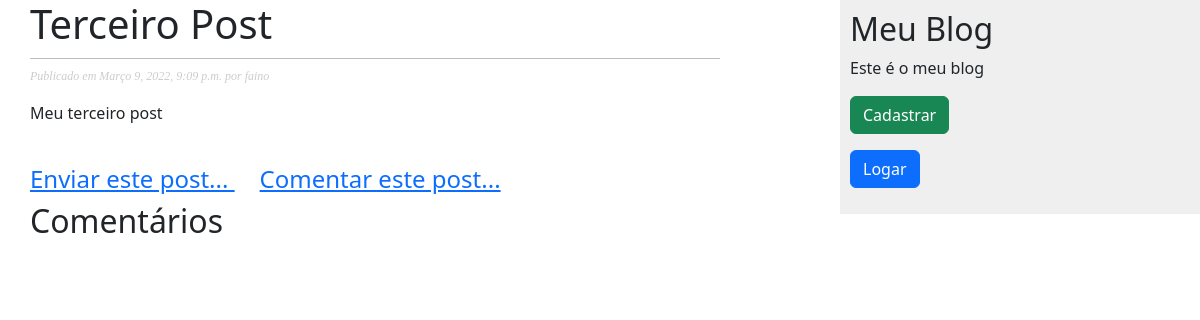
The app's page /2022/3/10/terceiro-post/, older data.
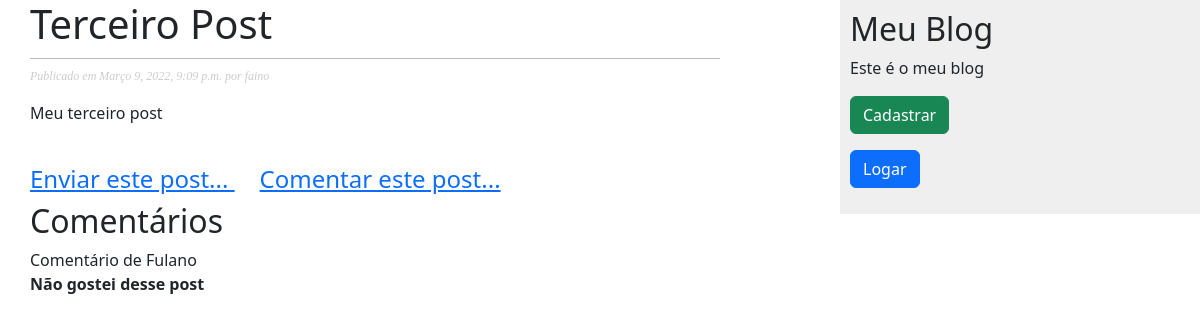
The same page, newer data.
### meublog/models.py (models this page shows, shortened)
class Comentario(models.Model):
    nome = models.CharField(max_length=50)
    email = models.EmailField()
    corpo = models.TextField()
    criado = models.DateTimeField(auto_now_add=True)
    atualizado = models.DateTimeField(auto_now=True)
    ativo = models.BooleanField(default=False)
    post = models.ForeignKey(Post, on_delete=models.CASCADE)
    class Meta:
        verbose_name = "Comentário"
        verbose_name_plural = "Comentários"

### meublog/views.py (the view)
class DetalharPostView(DetailView):
    template_name = "meublog/post/detalharpost.html"
    model = Post
    def _get_coments(self, id_post):
        try:
            return Comentario.objects.filter(post_id=id_post,
                                             ativo=True)
        except Comentario.DoesNotExist:
            raise Exception
    def get_context_data(self, **kwargs):
        context = super(DetalharPostView, self).get_context_data(**kwargs)
        context['coments'] = self._get_coments(self.object.id)
        return context

### meublog/templates/meublog/post/detalharpost.html (shortened to what this page needs)
{% extends 'meublog/base.html' %}
{% block conteudo %}
    <h1>{{ post.titulo }}</h1>
    <p class="date">
        Publicado em {{ post.publicado }} por {{ post.autor }}
    </p>
    <p>
        {{ post.corpo|linebreaks }}
    </p>
    <br>
    <h4>
        <a href="{% url 'meublog:enviarpost' post.id %}">
            Enviar este post...
        </a> &nbsp;&nbsp;&nbsp;
        <a href="{% url 'meublog:comentar_post' post.id %}">
            Comentar este post...
        </a>
    </h4>
    <h2>Comentários</h2>
    {% for c in coments %}
        <p>Comentário de {{ c.nome }}<br>
            <b>{{ c.corpo }}</b>
        </p>
    {% endfor %}
{% endblock %}

Row changes from the older to the newer data that the page shows:
added Comentario: nome "Fulano", corpo "Não gostei desse post"
